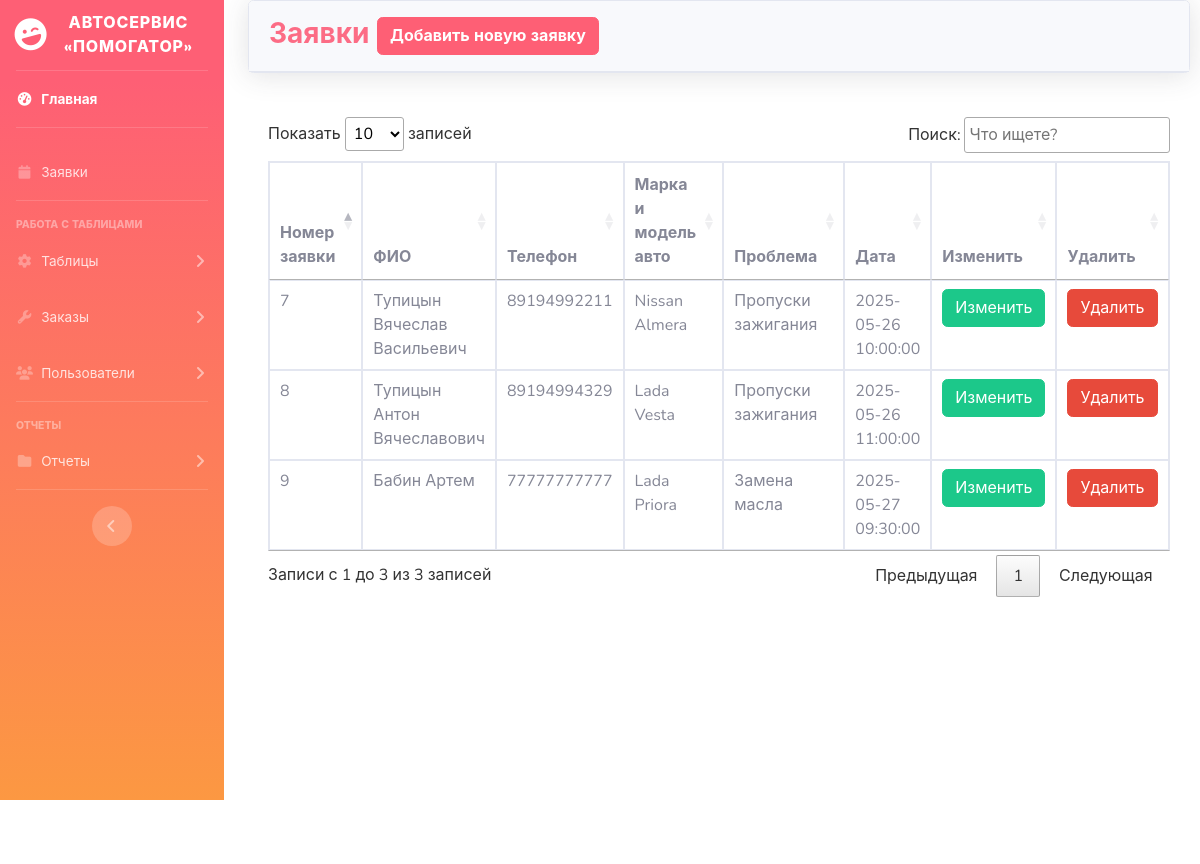
The page /admin/servicerequest.php on the database its author committed.
### tables this page shows
CREATE TABLE `servicerequest` (
  `idservicerequest` int(11) NOT NULL,
  `name` varchar(130) NOT NULL,
  `phone` varchar(30) NOT NULL,
  `auto` varchar(130) NOT NULL,
  `problem` varchar(255) NOT NULL,
  `date` datetime DEFAULT NULL
);

### admin/servicerequest.php (the view, shortened to what this page needs)
<?php
include('security.php');
include('includes/header.php');
include('includes/navbar.php');
?>
<div class="container-fluid">
    <div class="card shadow mb-4">
        <div class="card-header py-3">
            <h3 class="m-0 font-weight-bold text-primary">Заявки
            <button type="button" class="btn btn-primary font-weight-bold" data-toggle="modal" data-target="#addservicerequest">
                Добавить новую заявку
            </button>
            </h3>
        </div>
    </div>
    <div class="card-body">
        <div class="table-responsive">
            <?php
            $query = "SELECT * FROM `servicerequest`";
            $query_run = mysqli_query($connection, $query);
            if(mysqli_num_rows($query_run) > 0)
            {
                ?>
            <table class="table table-bordered" id="dataTable" width="100%" cellspacing="0">
                <thead>
                    <tr>
                        <th>Номер заявки</th>
                        <th>ФИО</th>
                        <th>Телефон</th>
                        <th>Марка и модель авто</th>
                        <th>Проблема</th>
                        <th>Дата</th>
                        <th>Изменить</th>
                        <th>Удалить</th>
                    </tr>
                </thead>
                <tbody>
                    <?php
                        while($row = mysqli_fetch_assoc($query_run))
                        {
                    ?>
                        <tr>
                            <td><?php echo $row['idservicerequest'] ?></td>
                            <td><?php echo $row['name'] ?></td>
                            <td><?php echo $row['phone'] ?></td>
                            <td><?php echo $row['auto'] ?></td>
                            <td><?php echo $row['problem'] ?></td>
                            <td><?php echo $row['date'] ?></td>
                            <td>
                                <form action="servicerequest_edit.php" method="POST">
                                    <button type="submit" name="servicerequest_data_btn" class="btn btn-success">Изменить</button>
                                </form>
                            </td>
                            <td>
                                <form action="code.php" method="POST">
                                    <button type="submit" name="servicerequest_delete_btn" class="btn btn-danger">Удалить</button>
                                </form>
                            </td>
                        </tr>
                    <?php
                        }
                    ?>
                </tbody>
            </table>
            <?php
            }
            else
            {
                echo "Записи не найдены";
            }
            ?>
        </div>
    </div>
    </div>
</div>
<?php
include('includes/footer.php');
?>

### rows shown on the page
servicerequest: idservicerequest "7", name "Тупицын Вячеслав Васильевич", phone "89194992211", auto "Nissan Almera", problem "Пропуски зажигания", date "2025-05-26 10:00:00"
servicerequest: idservicerequest "8", name "Тупицын Антон Вячеславович", phone "89194994329", auto "Lada Vesta", problem "Пропуски зажигания", date "2025-05-26 11:00:00"
servicerequest: idservicerequest "9", name "Бабин Артем", phone "77777777777", auto "Lada Priora", problem "Замена масла", date "2025-05-27 09:30:00"
